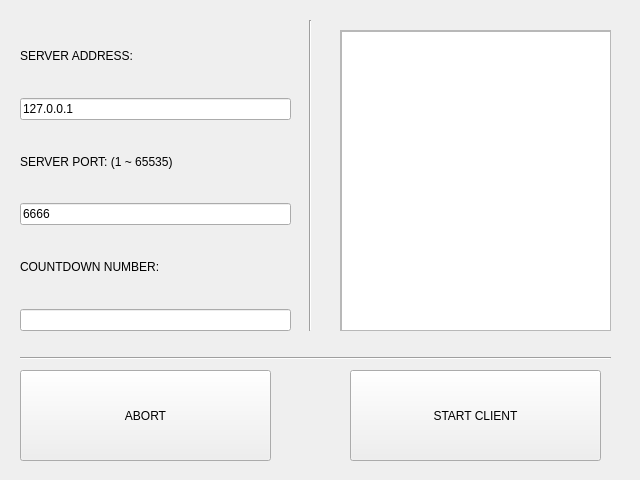
<?xml version="1.0" encoding="UTF-8"?>
<ui version="4.0">
 <class>Form</class>
 <widget class="QWidget" name="Form">
  <property name="geometry">
   <rect>
    <x>0</x>
    <y>0</y>
    <width>640</width>
    <height>480</height>
   </rect>
  </property>
  <property name="windowTitle">
   <string>Form</string>
  </property>
  <widget class="QWidget" name="verticalLayoutWidget">
   <property name="geometry">
    <rect>
     <x>20</x>
     <y>20</y>
     <width>271</width>
     <height>311</height>
    </rect>
   </property>
   <layout class="QVBoxLayout" name="verticalLayout">
    <item>
     <widget class="QLabel" name="label">
      <property name="styleSheet">
       <string notr="true">font: 700 13pt &quot;Cantarell&quot;;</string>
      </property>
      <property name="text">
       <string>SERVER ADDRESS:</string>
      </property>
     </widget>
    </item>
    <item>
     <widget class="QLineEdit" name="ServerIP_Input">
      <property name="styleSheet">
       <string notr="true">font: 13pt &quot;Cantarell&quot;;</string>
      </property>
      <property name="text">
       <string>127.0.0.1</string>
      </property>
     </widget>
    </item>
    <item>
     <widget class="QLabel" name="label_2">
      <property name="styleSheet">
       <string notr="true">font: 700 13pt &quot;Cantarell&quot;;</string>
      </property>
      <property name="text">
       <string>SERVER PORT: (1 ~ 65535)</string>
      </property>
     </widget>
    </item>
    <item>
     <widget class="QLineEdit" name="ServerPort_Input">
      <property name="styleSheet">
       <string notr="true">font: 13pt &quot;Cantarell&quot;;</string>
      </property>
      <property name="text">
       <string>6666</string>
      </property>
     </widget>
    </item>
    <item>
     <widget class="QLabel" name="label_3">
      <property name="styleSheet">
       <string notr="true">font: 700 13pt &quot;Cantarell&quot;;</string>
      </property>
      <property name="text">
       <string>COUNTDOWN NUMBER:</string>
      </property>
     </widget>
    </item>
    <item>
     <widget class="QLineEdit" name="CountdownNum_Input">
      <property name="styleSheet">
       <string notr="true">font: 13pt &quot;Cantarell&quot;;</string>
      </property>
     </widget>
    </item>
   </layout>
  </widget>
  <widget class="Line" name="line_2">
   <property name="geometry">
    <rect>
     <x>300</x>
     <y>20</y>
     <width>20</width>
     <height>311</height>
    </rect>
   </property>
   <property name="orientation">
    <enum>Qt::Vertical</enum>
   </property>
  </widget>
  <widget class="QScrollArea" name="scrollArea">
   <property name="geometry">
    <rect>
     <x>340</x>
     <y>30</y>
     <width>271</width>
     <height>301</height>
    </rect>
   </property>
   <property name="widgetResizable">
    <bool>true</bool>
   </property>
   <widget class="QWidget" name="scrollAreaWidgetContents">
    <property name="geometry">
     <rect>
      <x>0</x>
      <y>0</y>
      <width>269</width>
      <height>299</height>
     </rect>
    </property>
    <widget class="QTextBrowser" name="Text_Browser">
     <property name="geometry">
      <rect>
       <x>0</x>
       <y>0</y>
       <width>281</width>
       <height>311</height>
      </rect>
     </property>
    </widget>
   </widget>
  </widget>
  <widget class="Line" name="line">
   <property name="geometry">
    <rect>
     <x>20</x>
     <y>350</y>
     <width>591</width>
     <height>16</height>
    </rect>
   </property>
   <property name="orientation">
    <enum>Qt::Horizontal</enum>
   </property>
  </widget>
  <widget class="QPushButton" name="Abort_Button">
   <property name="geometry">
    <rect>
     <x>20</x>
     <y>370</y>
     <width>251</width>
     <height>91</height>
    </rect>
   </property>
   <property name="styleSheet">
    <string notr="true">font: 700 italic 15pt &quot;Cantarell&quot;;</string>
   </property>
   <property name="text">
    <string>ABORT</string>
   </property>
  </widget>
  <widget class="QPushButton" name="StartClient_Button">
   <property name="geometry">
    <rect>
     <x>350</x>
     <y>370</y>
     <width>251</width>
     <height>91</height>
    </rect>
   </property>
   <property name="styleSheet">
    <string notr="true">font: 700 italic 15pt &quot;Cantarell&quot;;</string>
   </property>
   <property name="text">
    <string>START CLIENT</string>
   </property>
  </widget>
 </widget>
 <resources/>
 <connections/>
</ui>
